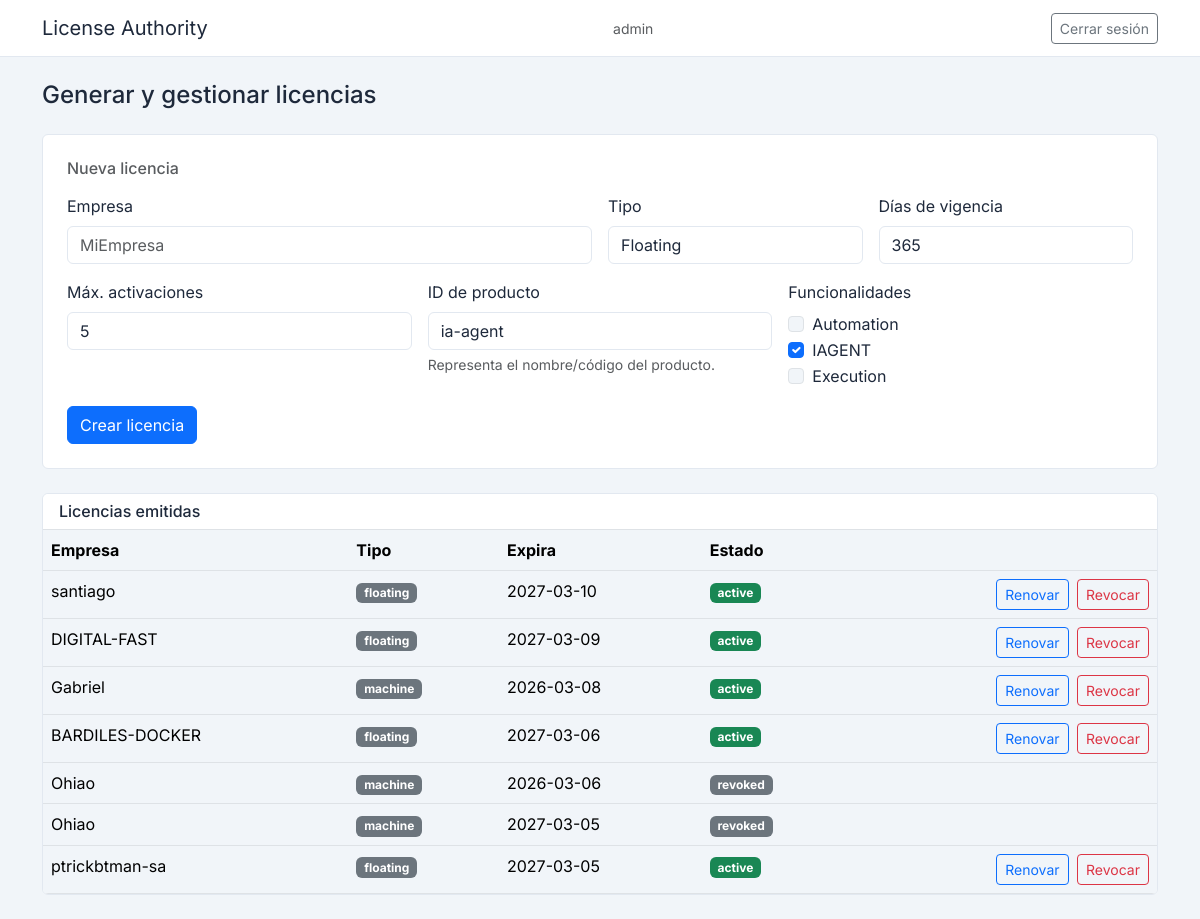
Page / (signed in) on the earlier database version.
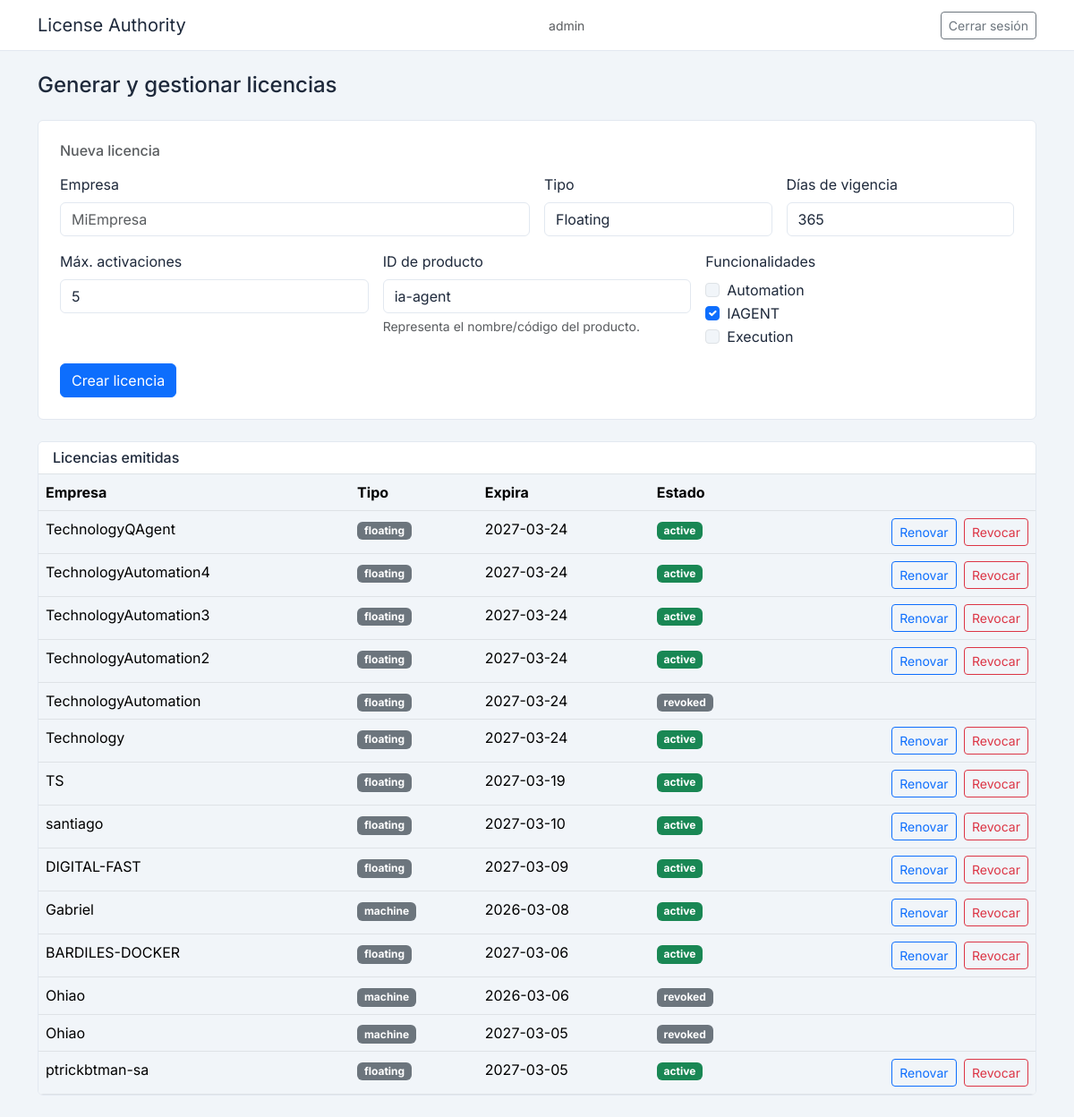
Same page on the later database version.
### app/models.py (models this page shows)
class User(Base):
    __tablename__ = "users"
    id = Column(Integer, primary_key=True, index=True)
    username = Column(String(64), unique=True, nullable=False, index=True)
    password_hash = Column(String(256), nullable=False)
    is_active = Column(Boolean, default=True)
    created_at = Column(DateTime, default=datetime.utcnow)

class LicenseRecord(Base):
    __tablename__ = "license_records"
    id = Column(Integer, primary_key=True)
    license_id = Column(String, unique=True, index=True)
    previous_license_id = Column(String, nullable=True)
    company = Column(String)
    license_type = Column(String)
    max_activations = Column(Integer)
    machine_lock = Column(String, nullable=True)
    issued_at = Column(DateTime)
    expires_at = Column(DateTime)
    revoked = Column(Boolean, default=False)
    version = Column(Integer, default=1)
    created_at = Column(DateTime, default=datetime.utcnow)
    status = Column(String, default="active")

### app/routes/web.py (the view)
@router.get("/", response_class=HTMLResponse)
def index(
    request: Request,
    db: Session = Depends(get_db),
    user: User = Depends(get_current_user),
):
    licenses = db.query(LicenseRecord).order_by(LicenseRecord.created_at.desc()).all()
    return templates.TemplateResponse(
        request=request,
        name="index.html",
        context={
            "request": request,
            "user": user,
            "licenses": licenses,
        }
    )

### app/templates/index.html (shortened to what this page needs)
{% extends "base.html" %}
{% block content %}
<h1 class="h4 mb-4">Generar y gestionar licencias</h1>
<section class="card p-4 mb-4">
    <h2 class="h6 text-muted mb-3">Nueva licencia</h2>
    <form id="formCreate">
        <div class="row g-3">
            <div class="col-md-6">
                <label class="form-label">Empresa</label>
                <input type="text" class="form-control" name="company" required placeholder="MiEmpresa">
            </div>
            <div class="col-md-3">
                <label class="form-label">Tipo</label>
                <select class="form-select" name="license_type" id="licenseType" required>
                    <option value="floating">Floating</option>
                </select>
            </div>
            <div class="col-md-3">
                <label class="form-label">Días de vigencia</label>
                <input type="number" class="form-control" name="duration_days" value="365" min="1" required>
            </div>
            <div class="col-md-4" id="wrapMaxActivations">
                <label class="form-label">Máx. activaciones</label>
                <input type="number" class="form-control" name="max_activations" value="5" min="1" id="maxActivations">
            </div>
            <div class="col-md-4">
                <label class="form-label">ID de producto</label>
                <input
                    type="text"
                    class="form-control"
                    name="feature_product_id"
                    value="ia-agent"
                    required
                    placeholder="ej. ia-agent"
                >
                <div class="form-text">Representa el nombre/código del producto.</div>
            </div>
            <div class="col-md-4">
                <label class="form-label d-block">Funcionalidades</label>
                <div class="form-check">
                    <input class="form-check-input" type="checkbox" value="Automation" id="featureAutomation" name="feature_funcionality">
                    <label class="form-check-label" for="featureAutomation">Automation</label>
                </div>
                <div class="form-check">
                    <input class="form-check-input" type="checkbox" value="IAgent" id="featureIagent" name="feature_funcionality" checked>
                    <label class="form-check-label" for="featureIagent">IAGENT</label>
                </div>
                <div class="form-check">
                    <input class="form-check-input" type="checkbox" value="Execution" id="featureExecution" name="feature_funcionality">
                    <label class="form-check-label" for="featureExecution">Execution</label>
                </div>
            </div>
            <div class="col-12">
                <button type="submit" class="btn btn-primary" id="btnCreate">Crear licencia</button>
            </div>
        </div>
    </form>
</section>
<section class="card overflow-hidden">
    <div class="card-header bg-white border-bottom">
        <h2 class="h6 mb-0">Licencias emitidas</h2>
    </div>
    <div class="table-responsive">
        <table class="table table-hover mb-0">
            <thead>
                <tr>
                    <th>Empresa</th>
                    <th>Tipo</th>
                    <th>Expira</th>
                    <th>Estado</th>
                    <th></th>
                </tr>
            </thead>
            <tbody>
                {% for lic in licenses %}
                <tr>
                    <td>{{ lic.company }}</td>
                    <td><span class="badge bg-secondary">{{ lic.license_type }}</span></td>
                    <td>{{ lic.expires_at.strftime('%Y-%m-%d') if lic.expires_at else '-' }}</td>
                    <td><span class="badge {% if lic.status == 'active' %}bg-success{% else %}bg-secondary{% endif %}">{{ lic.status }}</span></td>
                    <td class="text-end">
                        {% if lic.status == 'active' %}
                        <button type="button" class="btn btn-sm btn-outline-primary me-1 renew-btn" data-license-id="{{ lic.license_id }}">Renovar</button>
                        <button type="button" class="btn btn-sm btn-outline-danger revoke-btn" data-license-id="{{ lic.license_id }}">Revocar</button>
                        {% endif %}
                    </td>
                </tr>
                {% else %}
                <tr><td colspan="5" class="text-center text-muted py-4">No hay licencias. Crea una arriba.</td></tr>
                {% endfor %}
            </tbody>
        </table>
    </div>
</section>
{% endblock %}

### app/templates/base.html (shortened to what this page needs)
<!DOCTYPE html>
<html lang="es">
<head>
    <link href="/static/css/bootstrap.min.css" rel="stylesheet">
</head>
<body>
    <nav class="navbar navbar-expand-lg navbar-light">
        <div class="container">
            <span class="navbar-brand mb-0">License Authority</span>
            {% if user %}
            <span class="navbar-text text-muted small me-2">{{ user.username }}</span>
            <a class="btn btn-sm btn-outline-secondary" href="/logout">Cerrar sesión</a>
            {% endif %}
        </div>
    </nav>
    <main class="container py-4">
        {% block content %}
        {% endblock %}
    </main>
</body>
</html>

Differences in the rows shown:
added LicenseRecord: company "TechnologyQAgent", license_type "floating", expires_at "2027-03-24", status "active"
added LicenseRecord: company "TechnologyAutomation4", license_type "floating", expires_at "2027-03-24", status "active"
added LicenseRecord: company "TechnologyAutomation3", license_type "floating", expires_at "2027-03-24", status "active"
added LicenseRecord: company "TechnologyAutomation2", license_type "floating", expires_at "2027-03-24", status "active"
added LicenseRecord: company "TechnologyAutomation", license_type "floating", expires_at "2027-03-24", status "revoked"
added LicenseRecord: company "Technology", license_type "floating", expires_at "2027-03-24", status "active"
added LicenseRecord: company "TS", license_type "floating", expires_at "2027-03-19", status "active"
